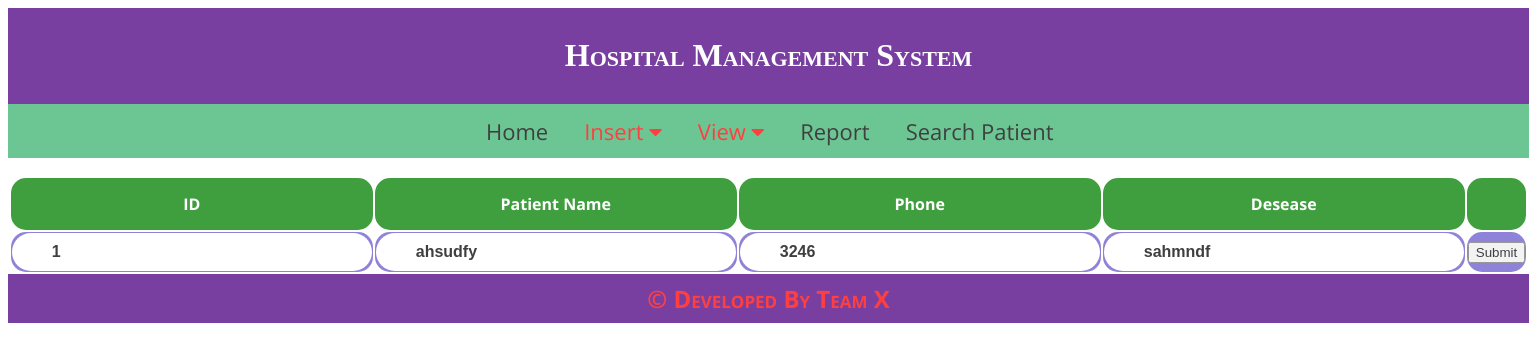
The app's page /up.php?id=1 with its own data.
### tables this page shows
CREATE TABLE `patient` (
  `Id` int(11) NOT NULL,
  `Name` varchar(50) NOT NULL,
  `Phone` varchar(20) NOT NULL,
  `Address` varchar(50) NOT NULL
);

### up.php (the view, shortened to what this page needs)
<?php include'header.php';?>
<html>
<body>
<?php
   $con = mysqli_connect('127.0.0.1','root','');
   mysqli_select_db($con,'restaurent');
   $id = $_GET["id"];
   $sql =  " select * from patient WHERE patient.Id='$id'";
   $records=mysqli_query($con,$sql);
   ?>
   <center>
<h7 style="color:White;">Edit Informetion.</h7>
   <table>
   <tr>
   <th>ID</th>
   <th>Patient Name</th>
   <th>Phone</th>
   <th>Desease</th>
      <th>  </th>
   </tr>
 </center>
   <?php
   while ($row =mysqli_fetch_array($records))
   {
	   echo"<tr><form action = update.php method=post>";
   echo"<td><input type = text name=Id value='".$row['Id']."'></td>";
   echo"<td><input type = text name=Name value='".$row['Name']."'></td>";
   echo"<td><input type = text name=Phone value='".$row['Phone']."'></td>";
   echo"<td><input type = text name=Address value='".$row['Address']."'></td>";
   echo"<td><input type = submit>";
   echo"</form></tr>";
   }
   ?>
</body>
   </html>
<?php include'footer.php';?>

### header.php (style rules this page uses)
table { width: 80%; font-family: 'Open Sans', sans-serif;color: #fff; }
th { border: 1px; background-color: green; height: 50px; border-radius: 15px; }
td { text-align: center;border-radius: 15px;border: 1px; }
tr:nth-child(even) { background-color: slateblue }
tr:nth-child(odd) { background-color: }
input[type=text] { width: 300px; font-weight: bold; box-sizing: none; border: 2px red; border-radius: 20px; font-size: 16px; background-color: ; background-position: 10px 10px; background-repeat: no-repeat; padding: 10px 20px 10px 40px; -webkit-transition: width 0.4s ease-in-out; transition: width 0.4s ease-in-out; }
body { opacity:0.75; }

### records on screen
patient: Id "1", Name "ahsudfy", Phone "3246", Address "sahmndf"
